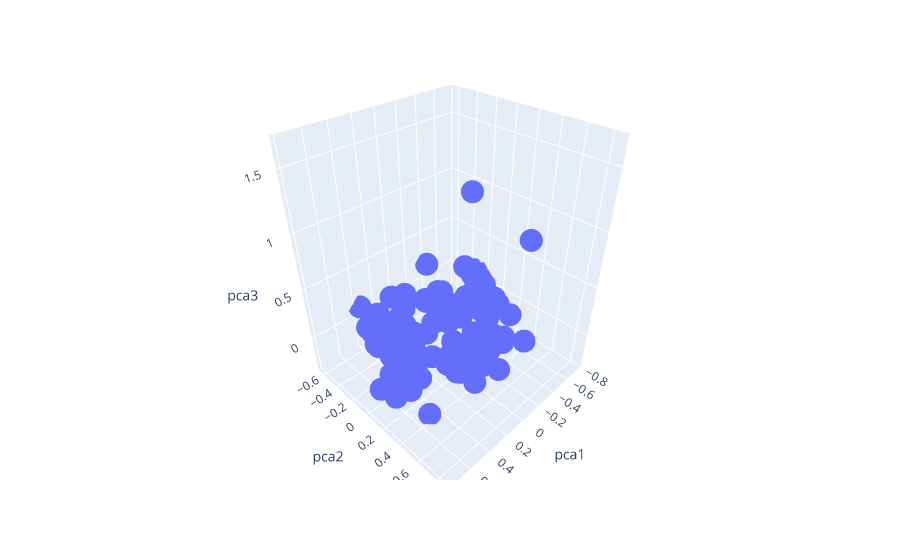

Source (notebook cell):
### Code cell
fig = px.scatter_3d(dfX, x='pca1', y='pca2', z='pca3',hover_name='Country Name')
fig.show()

### Figure 1 — Plotly figure (JSON) as saved in the notebook; plotly's stock layout.template omitted (floating-point values rounded to 4 significant figures; data arrays with more than 128 entries replaced by an {"elided": "..."} marker saying what was removed)
{"data": [{"hovertemplate": "<b>%{hovertext}</b><br><br>pca1=%{x}<br>pca2=%{y}<br>pca3=%{z}<extra></extra>", "hovertext": {"elided": "138 str values"}, "legendgroup": "", "marker": {"color": "#636efa", "symbol": "circle"}, "mode": "markers", "name": "", "scene": "scene", "showlegend": false, "type": "scatter3d", "x": {"elided": "138 float values"}, "y": {"elided": "138 float values"}, "z": {"elided": "138 float values"}}], "layout": {"legend": {"tracegroupgap": 0}, "margin": {"t": 60}, "scene": {"domain": {"x": [0, 1], "y": [0, 1]}, "xaxis": {"title": {"text": "pca1"}}, "yaxis": {"title": {"text": "pca2"}}, "zaxis": {"title": {"text": "pca3"}}}}}
